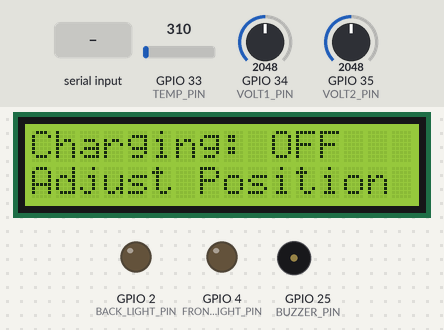
Bench run of a sketch on a simulated ESP32. On the bench: 16×2 character LCD, output pins drawn as LEDs (lit = HIGH), buzzer (waves = sounding, pin HIGH). Inputs (shaded band) come from the test bench; at power-on: GPIO 33 (TEMP_PIN) = 310, GPIO 34 (VOLT1_PIN) = 2048, GPIO 35 (VOLT2_PIN) = 2048. Nothing arrives over Bluetooth unless stated.

Above: at 2.4 s.
2.5 s: GPIO 33 (TEMP_PIN) set to 533
4.0 s: GPIO 33 (TEMP_PIN) set to 597
At 4.25 s:
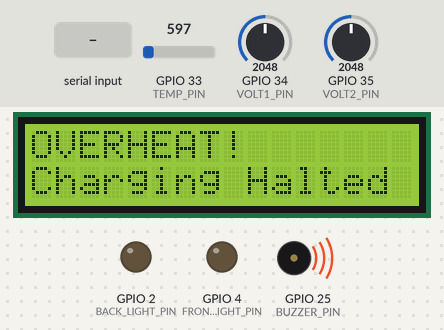
6.4 s: "W" received over the second serial link
At 6.88 s:
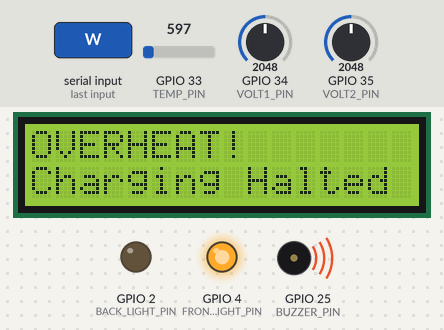
8.7 s: "U" received over the second serial link
At 9.51 s:
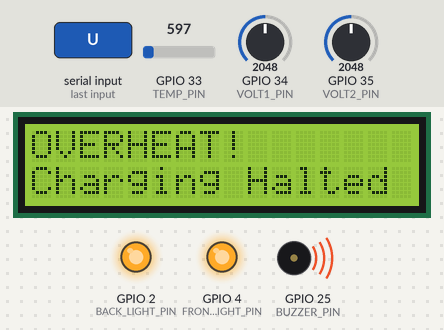
11.4 s: "w" received over the second serial link
At 12.14 s:
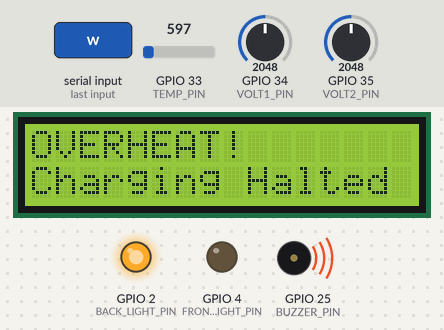
14.0 s: GPIO 33 (TEMP_PIN) set to 527
At 15.5 s:
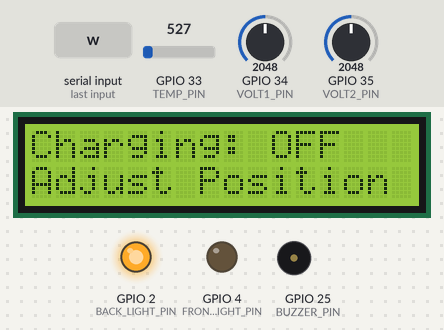
Timing chart, 0 to 16.6 s (numbered marks = the images above; inputs shaded):
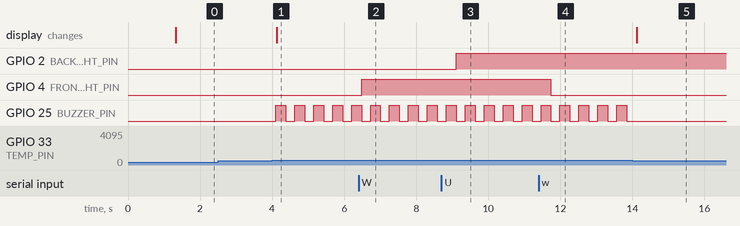

Measured:
- the behaviour switches between 558 and 559 on GPIO 33 (TEMP_PIN) (found by bisection; images 0 and 1)
- after the input at 2.5 s, every drawn part: stays the same
- after the input at 4.0 s, GPIO 25 (BUZZER_PIN): alternates HIGH for 0.28 s and LOW for 0.25 s, starting after 0.10 s; the display: changes after 0.13 s (image 1)
- after the input at 6.4 s, GPIO 4 (FRONT_LIGHT_PIN): LOW → HIGH after 0.08 s
- after the input at 8.7 s, GPIO 2 (BACK_LIGHT_PIN): LOW → HIGH after 0.41 s
- after the input at 11.4 s, GPIO 4 (FRONT_LIGHT_PIN): HIGH → LOW after 0.34 s
- after the input at 14.0 s, GPIO 25 (BUZZER_PIN): stops changing and stays LOW; the display: changes after 0.13 s (image 5)

The sketch:

sketch.ino
```cpp
#include <Wire.h>
#include <LiquidCrystal_I2C.h>
#include "BluetoothSerial.h"

#define VOLT1_PIN 34
#define VOLT2_PIN 35
#define TEMP_PIN 33
#define BUZZER_PIN 25
#define FRONT_LIGHT_PIN 4
#define BACK_LIGHT_PIN 2

BluetoothSerial SerialBT;
LiquidCrystal_I2C lcd(0x27,16,2);

float divider1=2.0, divider2=2.0;
float adcRef=3.3;
float battMin=6.0, battMax=8.4;
float alignMin=4.0;
float tempLimit=45.0;

float readVoltage(int pin,float ratio){
  return (analogRead(pin)/4095.0)*adcRef*ratio;
}

void setup(){
  Serial.begin(115200);
  SerialBT.begin("EV_PROTOTYPE_CAR");
  pinMode(BUZZER_PIN,OUTPUT);
  pinMode(FRONT_LIGHT_PIN,OUTPUT);
  pinMode(BACK_LIGHT_PIN,OUTPUT);
  lcd.init(); lcd.backlight();
  lcd.print("EV Car Ready");
  lcd.setCursor(0,1); lcd.print("BT: EV_PROTOTYPE");
  delay(1200); lcd.clear();
}

void loop(){
  float rx=readVoltage(VOLT1_PIN,divider1);
  float batt=readVoltage(VOLT2_PIN,divider2);
  float temp=(analogRead(TEMP_PIN)/4095.0)*adcRef*100.0;

  bool aligned = rx >= alignMin;
  int pct=(int)(((batt-battMin)/(battMax-battMin))*100.0);
  pct=constrain(pct,0,100);

  if(temp > tempLimit){
    digitalWrite(BUZZER_PIN,HIGH);
    lcd.clear(); lcd.print("OVERHEAT!");
    lcd.setCursor(0,1); lcd.print("Charging Halted");
    delay(250); digitalWrite(BUZZER_PIN,LOW);
  } else if(aligned){
    lcd.setCursor(0,0); lcd.print("Charging: ON    ");
    lcd.setCursor(0,1); lcd.print("Batt: "); lcd.print(pct); lcd.print("%     ");
    if(pct>=100){
      for(int i=0;i<3;i++){digitalWrite(BUZZER_PIN,HIGH);delay(120);
        digitalWrite(BUZZER_PIN,LOW);delay(80);}
      lcd.clear(); lcd.print("Fully Charged!");
      lcd.setCursor(0,1); lcd.print("Remove Car Now");
    }
  } else {
    lcd.setCursor(0,0); lcd.print("Charging: OFF   ");
    lcd.setCursor(0,1); lcd.print("Adjust Position ");
  }

  if(SerialBT.available()){
    char c=SerialBT.read();
    if(c=='W') digitalWrite(FRONT_LIGHT_PIN,HIGH);
    if(c=='w') digitalWrite(FRONT_LIGHT_PIN,LOW);
    if(c=='U') digitalWrite(BACK_LIGHT_PIN,HIGH);
    if(c=='u') digitalWrite(BACK_LIGHT_PIN,LOW);
  }
  delay(250);
}
```
